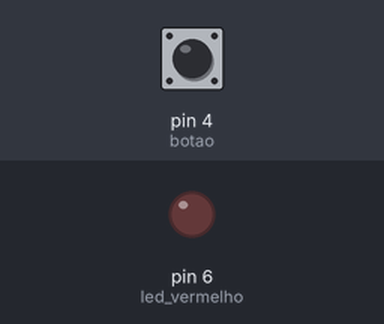
This sketch was run on a simulated Arduino Uno, built with avr-gcc and run on an emulated ATmega328P. Parts: output pins drawn as LEDs (lit = HIGH). Inputs (shaded band) come from the test bench; at power-on: pin 4 (botao) LOW. What the sketch prints to the serial monitor is not drawn.

Above: at 1.2 s.
1.3 s: pin 4 (botao) pulled HIGH for 0.15 s
At 1.38 s:
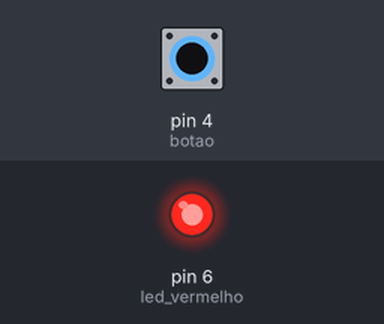
2.9 s: pin 4 (botao) pulled HIGH for 3.2 s
At 6.7 s:
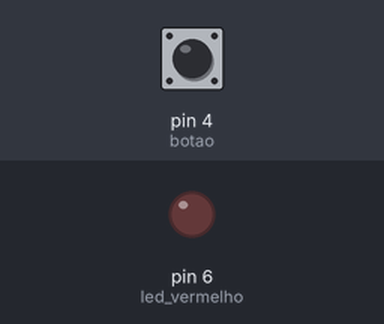
Timing chart, 0 to 8.2 s (numbered marks = the images above; inputs shaded):
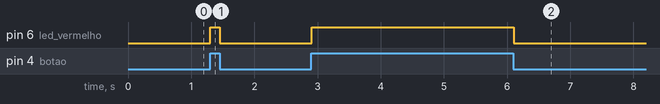

The sketch:

Desafio_BOTAO.ino
```cpp
const int botao = 4;
int estadobotao ;
const int led_vermelho = 6;

void setup() {
  // put your setup code here, to run once:

pinMode(led_vermelho,OUTPUT);
pinMode(botao,INPUT);
Serial.begin(9600);
}

void loop() {
  // put your main code here, to run repeatedly:

estadobotao = digitalRead(botao);
Serial.println(estadobotao);

if(estadobotao == HIGH) {
  digitalWrite(led_vermelho,HIGH);
 }

else

  {digitalWrite(led_vermelho,LOW);

 }
}
```

Measured:
- after the input at 1.3 s, pin 6 (led_vermelho): LOW → HIGH at once, → LOW 0.15 s later
- after the input at 2.9 s, pin 6 (led_vermelho): LOW → HIGH at once, → LOW 3.2 s later
